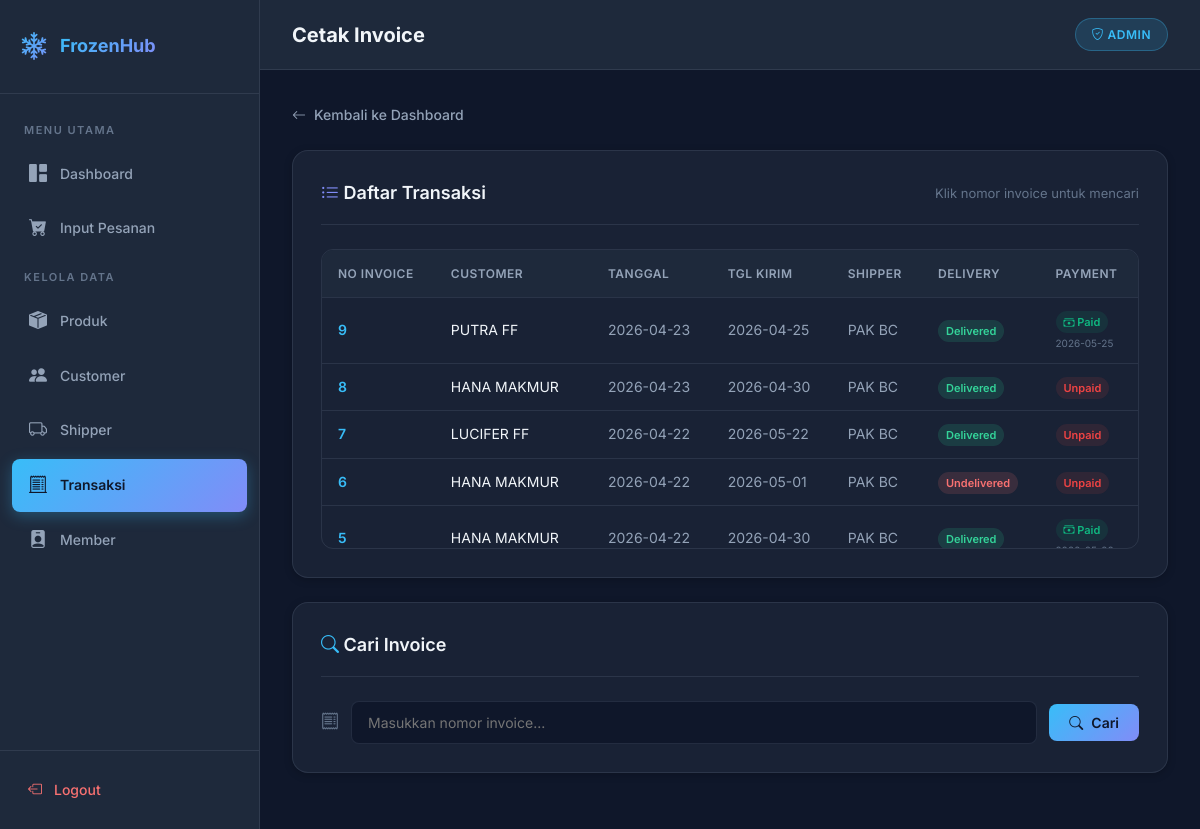
The page /transaksi/index_transaksi.php (signed in) on the database as committed earlier.
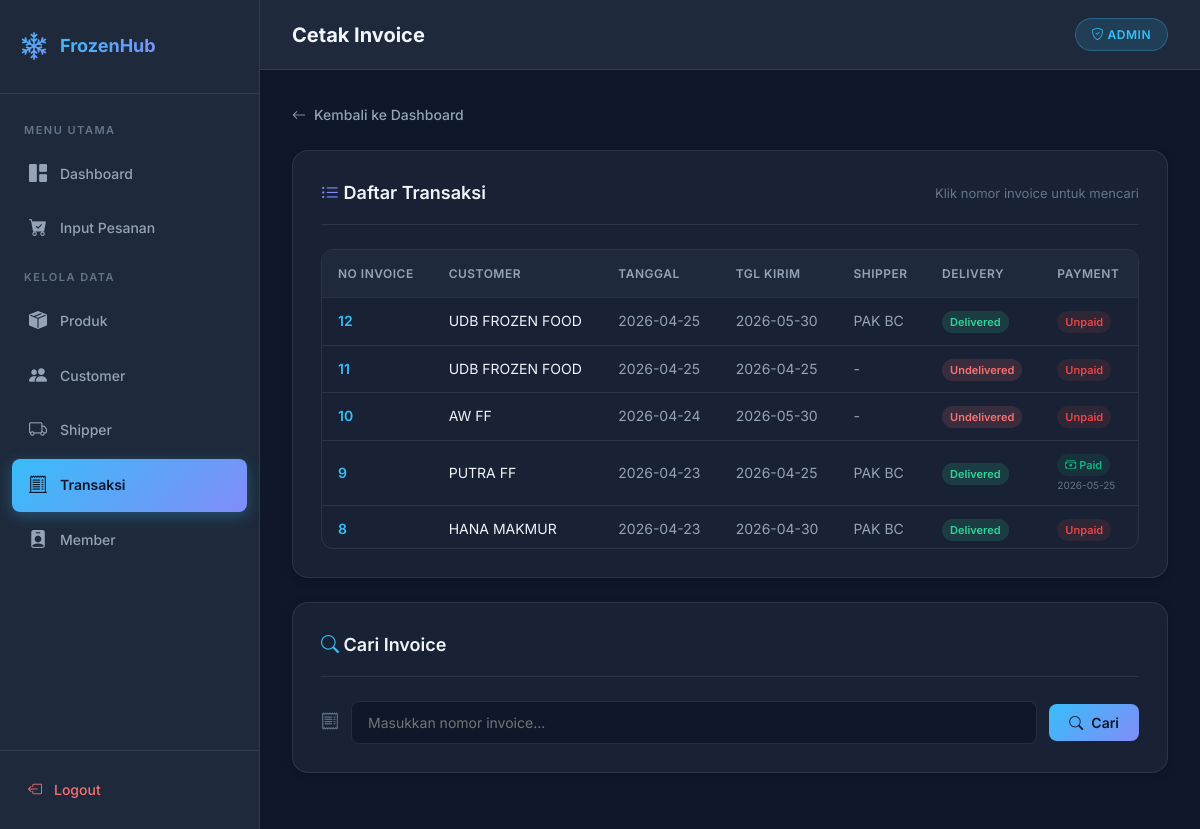
The same page on the database as committed later.
### tables this page shows
CREATE TABLE `transactions` (
  `id` int(11) NOT NULL,
  `no_invoice` int(11) NOT NULL,
  `customer_id` int(11) NOT NULL,
  `tanggal` date NOT NULL,
  `tanggal_kirim` date NOT NULL,
  `shipper` varchar(100) NOT NULL,
  `status` enum('Undelivered','Delivered') NOT NULL DEFAULT 'Undelivered',
  `payment_status` enum('Unpaid','Paid') DEFAULT 'Unpaid',
  `tanggal_paid` date DEFAULT NULL
);

CREATE TABLE `tb_customer` (
  `id` int(11) NOT NULL,
  `id_customer` varchar(15) NOT NULL,
  `nama_customer` varchar(100) NOT NULL,
  `nama_toko` varchar(100) NOT NULL,
  `email` varchar(100) NOT NULL,
  `jenis_kelamin` enum('Laki-Laki','Perempuan') DEFAULT NULL,
  `alamat` text NOT NULL,
  `provinsi` varchar(50) NOT NULL,
  `negara` varchar(50) NOT NULL,
  `phone` varchar(20) NOT NULL,
  `no_ktp` varchar(30) NOT NULL,
  `detail` text NOT NULL,
  `maps_link` text DEFAULT NULL
);

### transaksi/index_transaksi.php (the view, shortened to what this page needs)
<?php
require_once '../config/koneksi.php';
$data_header = null;
$mode = '';
$all_transactions = mysqli_query($conn, "
    SELECT t.no_invoice, t.tanggal, t.tanggal_kirim, t.shipper, t.status, t.payment_status, t.tanggal_paid, c.nama_toko
    FROM transactions t
    LEFT JOIN tb_customer c ON t.customer_id = c.id
    ORDER BY t.id DESC
");
$is_subfolder = true;
include '../assets/layout_header.php';
?>
<a href="<?= $base_url ?>dashboard.php" class="back-link">
    <i class="bi bi-arrow-left"></i> Kembali ke Dashboard
</a>
<?php if ($mode !== 'print'): ?>
<div class="card mb-24">
    <div class="card-header">
        <h3><i class="bi bi-list-ul" style="color:var(--accent-2)"></i> Daftar Transaksi</h3>
        <span class="text-muted" style="font-size:13px;">Klik nomor invoice untuk mencari</span>
    </div>
    <div class="table-wrapper" style="max-height: 300px; overflow-y: auto;">
        <table>
            <thead style="position:sticky; top:0; z-index:1;">
                <tr>
                    <th>No Invoice</th>
                    <th>Customer</th>
                    <th>Tanggal</th>
                    <th>Tgl Kirim</th>
                    <th>Shipper</th>
                    <th>Delivery</th>
                    <th>Payment</th>
                </tr>
            </thead>
            <tbody>
            <?php while($t = mysqli_fetch_assoc($all_transactions)) {
            ?>
                <tr>
                    <td>
                        <a href="#" onclick="isiInvoice('<?= $t['no_invoice'] ?>')"
                           style="color:var(--accent-1); font-weight:600; cursor:pointer;">
                            <?= $t['no_invoice'] ?>
                        </a>
                    </td>
                    <td style="color:var(--text-primary);"><?= $t['nama_toko'] ?? '-' ?></td>
                    <td><?= $t['tanggal'] ?></td>
                    <td><?= $t['tanggal_kirim'] ?: '-' ?></td>
                    <td><?= $t['shipper'] ?: '-' ?></td>
                    <td>
                        <?php if ($t['status'] == 'Delivered'): ?>
                            <span style="padding:4px 8px; border-radius:12px; font-size:11px; font-weight:600; background:var(--success-bg); color:var(--success);">
                                Delivered
                            </span>
                        <?php else: ?>
                            <span style="padding:4px 8px; border-radius:12px; font-size:11px; font-weight:600; background:var(--danger-bg); color:var(--danger);">
                                Undelivered
                            </span>
                        <?php endif; ?>
                    </td>
                    <td>
                        <?php if ($t['payment_status'] == 'Paid'): ?>
                            <span style="padding:4px 8px; border-radius:12px; font-size:11px; font-weight:600; background:rgba(16, 185, 129, 0.1); color:#10b981;">
                                <i class="bi bi-cash-stack"></i> Paid
                            </span>
                            <div style="font-size:10px; color:var(--text-muted); margin-top:2px;"><?= $t['tanggal_paid'] ?></div>
                        <?php else: ?>
                            <span style="padding:4px 8px; border-radius:12px; font-size:11px; font-weight:600; background:rgba(239, 68, 68, 0.1); color:#ef4444;">
                                Unpaid
                            </span>
                        <?php endif; ?>
                    </td>
                </tr>
            <?php } ?>
            </tbody>
        </table>
    </div>
</div>
<?php endif; ?>
<?php if ($mode !== 'print'): ?>
<div class="card mb-24">
    <div class="card-header">
        <h3><i class="bi bi-search" style="color:var(--accent-1)"></i> Cari Invoice</h3>
    </div>
    <form method="POST">
        <div class="search-bar" style="margin-bottom:0;">
            <i class="bi bi-receipt" style="color:var(--text-muted);font-size:18px;"></i>
            <input type="text" name="no_invoice" id="input-invoice" required placeholder="Masukkan nomor invoice..."
                   value="<?= $data_header['no_invoice'] ?? '' ?>">
            <button type="submit" name="cari" class="btn btn-primary">
                <i class="bi bi-search"></i> Cari
            </button>
        </div>
    </form>
</div>
<?php endif; ?>
<?php include '../assets/layout_footer.php'; ?>

Rows that differ between the two databases and show on the page:
no longer on this page (row unchanged): transactions: no_invoice "7", customer.nama_toko "LUCIFER FF", tanggal "2026-04-22", tanggal_kirim "2026-05-22", shipper "PAK BC", status "Delivered", payment_status "Unpaid"
no longer on this page (row unchanged): transactions: no_invoice "6", customer.nama_toko "HANA MAKMUR", tanggal "2026-04-22", tanggal_kirim "2026-05-01", shipper "PAK BC", status "Undelivered", payment_status "Unpaid"
no longer on this page (row unchanged): transactions: no_invoice "5", customer.nama_toko "HANA MAKMUR", tanggal "2026-04-22", tanggal_kirim "2026-04-30", shipper "PAK BC", status "Delivered"
added transactions: no_invoice "12", customer.nama_toko "UDB FROZEN FOOD", tanggal "2026-04-25", tanggal_kirim "2026-05-30", shipper "PAK BC", status "Delivered", payment_status "Unpaid"
added transactions: no_invoice "11", customer.nama_toko "UDB FROZEN FOOD", tanggal "2026-04-25", tanggal_kirim "2026-04-25", shipper "-", status "Undelivered", payment_status "Unpaid"
added transactions: no_invoice "10", customer.nama_toko "AW FF", tanggal "2026-04-24", tanggal_kirim "2026-05-30", shipper "-", status "Undelivered", payment_status "Unpaid"
